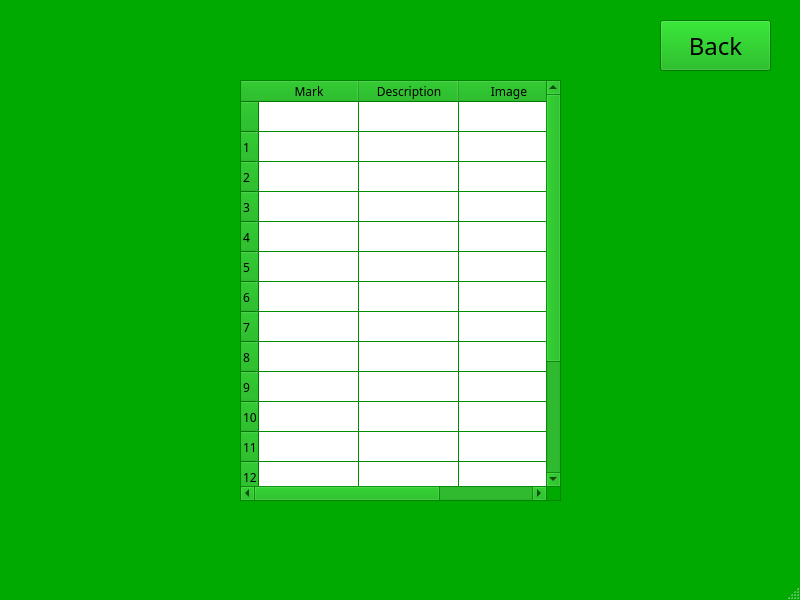
<?xml version="1.0" encoding="UTF-8"?>
<ui version="4.0">
 <class>MainWindow</class>
 <widget class="QMainWindow" name="MainWindow">
  <property name="geometry">
   <rect>
    <x>0</x>
    <y>0</y>
    <width>800</width>
    <height>600</height>
   </rect>
  </property>
  <property name="palette">
   <palette>
    <active>
     <colorrole role="WindowText">
      <brush brushstyle="SolidPattern">
       <color alpha="255">
        <red>0</red>
        <green>0</green>
        <blue>0</blue>
       </color>
      </brush>
     </colorrole>
     <colorrole role="Button">
      <brush brushstyle="SolidPattern">
       <color alpha="255">
        <red>0</red>
        <green>170</green>
        <blue>0</blue>
       </color>
      </brush>
     </colorrole>
     <colorrole role="Light">
      <brush brushstyle="SolidPattern">
       <color alpha="255">
        <red>0</red>
        <green>255</green>
        <blue>0</blue>
       </color>
      </brush>
     </colorrole>
     <colorrole role="Midlight">
      <brush brushstyle="SolidPattern">
       <color alpha="255">
        <red>0</red>
        <green>212</green>
        <blue>0</blue>
       </color>
      </brush>
     </colorrole>
     <colorrole role="Dark">
      <brush brushstyle="SolidPattern">
       <color alpha="255">
        <red>0</red>
        <green>85</green>
        <blue>0</blue>
       </color>
      </brush>
     </colorrole>
     <colorrole role="Mid">
      <brush brushstyle="SolidPattern">
       <color alpha="255">
        <red>0</red>
        <green>113</green>
        <blue>0</blue>
       </color>
      </brush>
     </colorrole>
     <colorrole role="Text">
      <brush brushstyle="SolidPattern">
       <color alpha="255">
        <red>0</red>
        <green>0</green>
        <blue>0</blue>
       </color>
      </brush>
     </colorrole>
     <colorrole role="BrightText">
      <brush brushstyle="SolidPattern">
       <color alpha="255">
        <red>255</red>
        <green>255</green>
        <blue>255</blue>
       </color>
      </brush>
     </colorrole>
     <colorrole role="ButtonText">
      <brush brushstyle="SolidPattern">
       <color alpha="255">
        <red>0</red>
        <green>0</green>
        <blue>0</blue>
       </color>
      </brush>
     </colorrole>
     <colorrole role="Base">
      <brush brushstyle="SolidPattern">
       <color alpha="255">
        <red>255</red>
        <green>255</green>
        <blue>255</blue>
       </color>
      </brush>
     </colorrole>
     <colorrole role="Window">
      <brush brushstyle="SolidPattern">
       <color alpha="255">
        <red>0</red>
        <green>170</green>
        <blue>0</blue>
       </color>
      </brush>
     </colorrole>
     <colorrole role="Shadow">
      <brush brushstyle="SolidPattern">
       <color alpha="255">
        <red>0</red>
        <green>0</green>
        <blue>0</blue>
       </color>
      </brush>
     </colorrole>
     <colorrole role="AlternateBase">
      <brush brushstyle="SolidPattern">
       <color alpha="255">
        <red>127</red>
        <green>212</green>
        <blue>127</blue>
       </color>
      </brush>
     </colorrole>
     <colorrole role="ToolTipBase">
      <brush brushstyle="SolidPattern">
       <color alpha="255">
        <red>255</red>
        <green>255</green>
        <blue>220</blue>
       </color>
      </brush>
     </colorrole>
     <colorrole role="ToolTipText">
      <brush brushstyle="SolidPattern">
       <color alpha="255">
        <red>0</red>
        <green>0</green>
        <blue>0</blue>
       </color>
      </brush>
     </colorrole>
    </active>
    <inactive>
     <colorrole role="WindowText">
      <brush brushstyle="SolidPattern">
       <color alpha="255">
        <red>0</red>
        <green>0</green>
        <blue>0</blue>
       </color>
      </brush>
     </colorrole>
     <colorrole role="Button">
      <brush brushstyle="SolidPattern">
       <color alpha="255">
        <red>0</red>
        <green>170</green>
        <blue>0</blue>
       </color>
      </brush>
     </colorrole>
     <colorrole role="Light">
      <brush brushstyle="SolidPattern">
       <color alpha="255">
        <red>0</red>
        <green>255</green>
        <blue>0</blue>
       </color>
      </brush>
     </colorrole>
     <colorrole role="Midlight">
      <brush brushstyle="SolidPattern">
       <color alpha="255">
        <red>0</red>
        <green>212</green>
        <blue>0</blue>
       </color>
      </brush>
     </colorrole>
     <colorrole role="Dark">
      <brush brushstyle="SolidPattern">
       <color alpha="255">
        <red>0</red>
        <green>85</green>
        <blue>0</blue>
       </color>
      </brush>
     </colorrole>
     <colorrole role="Mid">
      <brush brushstyle="SolidPattern">
       <color alpha="255">
        <red>0</red>
        <green>113</green>
        <blue>0</blue>
       </color>
      </brush>
     </colorrole>
     <colorrole role="Text">
      <brush brushstyle="SolidPattern">
       <color alpha="255">
        <red>0</red>
        <green>0</green>
        <blue>0</blue>
       </color>
      </brush>
     </colorrole>
     <colorrole role="BrightText">
      <brush brushstyle="SolidPattern">
       <color alpha="255">
        <red>255</red>
        <green>255</green>
        <blue>255</blue>
       </color>
      </brush>
     </colorrole>
     <colorrole role="ButtonText">
      <brush brushstyle="SolidPattern">
       <color alpha="255">
        <red>0</red>
        <green>0</green>
        <blue>0</blue>
       </color>
      </brush>
     </colorrole>
     <colorrole role="Base">
      <brush brushstyle="SolidPattern">
       <color alpha="255">
        <red>255</red>
        <green>255</green>
        <blue>255</blue>
       </color>
      </brush>
     </colorrole>
     <colorrole role="Window">
      <brush brushstyle="SolidPattern">
       <color alpha="255">
        <red>0</red>
        <green>170</green>
        <blue>0</blue>
       </color>
      </brush>
     </colorrole>
     <colorrole role="Shadow">
      <brush brushstyle="SolidPattern">
       <color alpha="255">
        <red>0</red>
        <green>0</green>
        <blue>0</blue>
       </color>
      </brush>
     </colorrole>
     <colorrole role="AlternateBase">
      <brush brushstyle="SolidPattern">
       <color alpha="255">
        <red>127</red>
        <green>212</green>
        <blue>127</blue>
       </color>
      </brush>
     </colorrole>
     <colorrole role="ToolTipBase">
      <brush brushstyle="SolidPattern">
       <color alpha="255">
        <red>255</red>
        <green>255</green>
        <blue>220</blue>
       </color>
      </brush>
     </colorrole>
     <colorrole role="ToolTipText">
      <brush brushstyle="SolidPattern">
       <color alpha="255">
        <red>0</red>
        <green>0</green>
        <blue>0</blue>
       </color>
      </brush>
     </colorrole>
    </inactive>
    <disabled>
     <colorrole role="WindowText">
      <brush brushstyle="SolidPattern">
       <color alpha="255">
        <red>0</red>
        <green>85</green>
        <blue>0</blue>
       </color>
      </brush>
     </colorrole>
     <colorrole role="Button">
      <brush brushstyle="SolidPattern">
       <color alpha="255">
        <red>0</red>
        <green>170</green>
        <blue>0</blue>
       </color>
      </brush>
     </colorrole>
     <colorrole role="Light">
      <brush brushstyle="SolidPattern">
       <color alpha="255">
        <red>0</red>
        <green>255</green>
        <blue>0</blue>
       </color>
      </brush>
     </colorrole>
     <colorrole role="Midlight">
      <brush brushstyle="SolidPattern">
       <color alpha="255">
        <red>0</red>
        <green>212</green>
        <blue>0</blue>
       </color>
      </brush>
     </colorrole>
     <colorrole role="Dark">
      <brush brushstyle="SolidPattern">
       <color alpha="255">
        <red>0</red>
        <green>85</green>
        <blue>0</blue>
       </color>
      </brush>
     </colorrole>
     <colorrole role="Mid">
      <brush brushstyle="SolidPattern">
       <color alpha="255">
        <red>0</red>
        <green>113</green>
        <blue>0</blue>
       </color>
      </brush>
     </colorrole>
     <colorrole role="Text">
      <brush brushstyle="SolidPattern">
       <color alpha="255">
        <red>0</red>
        <green>85</green>
        <blue>0</blue>
       </color>
      </brush>
     </colorrole>
     <colorrole role="BrightText">
      <brush brushstyle="SolidPattern">
       <color alpha="255">
        <red>255</red>
        <green>255</green>
        <blue>255</blue>
       </color>
      </brush>
     </colorrole>
     <colorrole role="ButtonText">
      <brush brushstyle="SolidPattern">
       <color alpha="255">
        <red>0</red>
        <green>85</green>
        <blue>0</blue>
       </color>
      </brush>
     </colorrole>
     <colorrole role="Base">
      <brush brushstyle="SolidPattern">
       <color alpha="255">
        <red>0</red>
        <green>170</green>
        <blue>0</blue>
       </color>
      </brush>
     </colorrole>
     <colorrole role="Window">
      <brush brushstyle="SolidPattern">
       <color alpha="255">
        <red>0</red>
        <green>170</green>
        <blue>0</blue>
       </color>
      </brush>
     </colorrole>
     <colorrole role="Shadow">
      <brush brushstyle="SolidPattern">
       <color alpha="255">
        <red>0</red>
        <green>0</green>
        <blue>0</blue>
       </color>
      </brush>
     </colorrole>
     <colorrole role="AlternateBase">
      <brush brushstyle="SolidPattern">
       <color alpha="255">
        <red>0</red>
        <green>170</green>
        <blue>0</blue>
       </color>
      </brush>
     </colorrole>
     <colorrole role="ToolTipBase">
      <brush brushstyle="SolidPattern">
       <color alpha="255">
        <red>255</red>
        <green>255</green>
        <blue>220</blue>
       </color>
      </brush>
     </colorrole>
     <colorrole role="ToolTipText">
      <brush brushstyle="SolidPattern">
       <color alpha="255">
        <red>0</red>
        <green>0</green>
        <blue>0</blue>
       </color>
      </brush>
     </colorrole>
    </disabled>
   </palette>
  </property>
  <property name="windowTitle">
   <string>MainWindow</string>
  </property>
  <widget class="QWidget" name="centralwidget">
   <widget class="QTableWidget" name="marksTable">
    <property name="geometry">
     <rect>
      <x>240</x>
      <y>80</y>
      <width>321</width>
      <height>421</height>
     </rect>
    </property>
    <property name="font">
     <font>
      <family>Papyrus</family>
     </font>
    </property>
    <row>
     <property name="text">
      <string/>
     </property>
    </row>
    <row>
     <property name="text">
      <string>1</string>
     </property>
    </row>
    <row>
     <property name="text">
      <string>2</string>
     </property>
    </row>
    <row>
     <property name="text">
      <string>3</string>
     </property>
    </row>
    <row>
     <property name="text">
      <string>4</string>
     </property>
    </row>
    <row>
     <property name="text">
      <string>5</string>
     </property>
    </row>
    <row>
     <property name="text">
      <string>6</string>
     </property>
    </row>
    <row>
     <property name="text">
      <string>7</string>
     </property>
    </row>
    <row>
     <property name="text">
      <string>8</string>
     </property>
    </row>
    <row>
     <property name="text">
      <string>9</string>
     </property>
    </row>
    <row>
     <property name="text">
      <string>10</string>
     </property>
    </row>
    <row>
     <property name="text">
      <string>11</string>
     </property>
    </row>
    <row>
     <property name="text">
      <string>12</string>
     </property>
    </row>
    <row>
     <property name="text">
      <string>13</string>
     </property>
    </row>
    <row>
     <property name="text">
      <string>14</string>
     </property>
    </row>
    <row>
     <property name="text">
      <string>15</string>
     </property>
    </row>
    <row>
     <property name="text">
      <string>17</string>
     </property>
    </row>
    <column>
     <property name="text">
      <string>Mark</string>
     </property>
    </column>
    <column>
     <property name="text">
      <string>Description</string>
     </property>
    </column>
    <column>
     <property name="text">
      <string>Image</string>
     </property>
    </column>
   </widget>
   <widget class="QPushButton" name="backButton">
    <property name="geometry">
     <rect>
      <x>660</x>
      <y>20</y>
      <width>111</width>
      <height>51</height>
     </rect>
    </property>
    <property name="font">
     <font>
      <family>Papyrus</family>
      <pointsize>18</pointsize>
     </font>
    </property>
    <property name="text">
     <string>Back</string>
    </property>
   </widget>
  </widget>
  <widget class="QMenuBar" name="menubar">
   <property name="geometry">
    <rect>
     <x>0</x>
     <y>0</y>
     <width>800</width>
     <height>24</height>
    </rect>
   </property>
  </widget>
  <widget class="QStatusBar" name="statusbar"/>
 </widget>
 <resources/>
 <connections/>
</ui>
